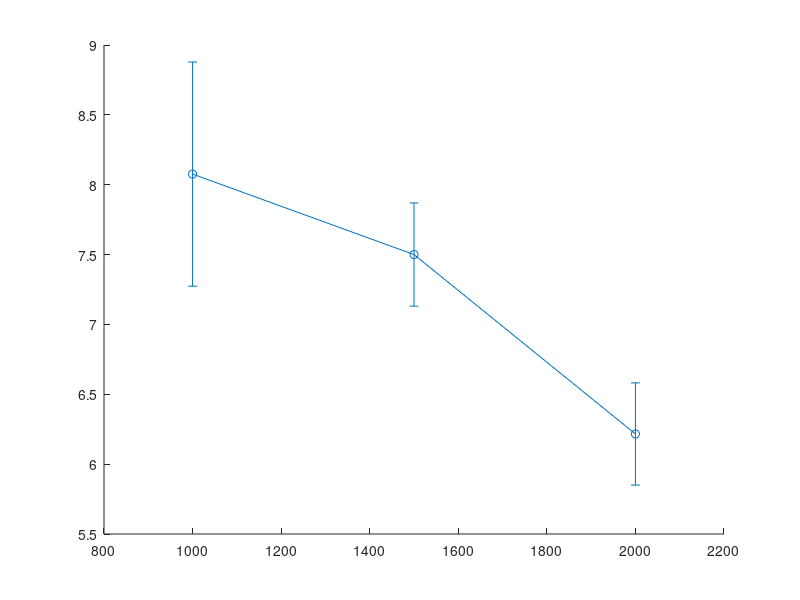

Reproduce this figure in MATLAB. (Note: this script raises an error after producing the figure.)
clear all;
color_matrix = colormap;
markers = {'+-','o-','*-','.-','x-','s-','d-','^-','v-','>-','<-','p-','h-'};
markersize = 6; % 3 is best for tikz
linewidth = 1.2;
close all hidden;
%% LT RX
%%dectime	rxtime	totrxpck droppck	rxpck	uselesspck PER_estimate PER	K_TB_SIZE N_TB_SIZE
%%dectime	rxtime	totrxpck droppck	rxpck	uselesspck PER_estimate PER	K_TB_SIZE N_TB_SIZE	faileddec
data_LT_rx=importdata('./data/data_LT_wifirx_hsnr.txt',' ');
Nmc=100; %number of Montecarlo trials for each tuple of PER-K-N
PERs=unique(data_LT_rx(:,8));
Ks=unique(data_LT_rx(:,9));
increments=unique(data_LT_rx(find(data_LT_rx(:,9)==Ks(1)),10))-Ks(1);
for i=1:length(PERs)
    for j=1:length(Ks)
        for k=1:length(increments)
		data_PER_K_N_rx=[];
		data_PER_K_N_rx=data_LT_rx(find(data_LT_rx(:,8)==PERs(i) & data_LT_rx(:,9)==Ks(j) & data_LT_rx(:,10)==(Ks(j)+increments(k))),:);
		dectime_LT(i,j,k)=mean(data_PER_K_N_rx(:,1));
		dectime_LT_std(i,j,k)=std(data_PER_K_N_rx(:,1));
		rxtime_LT(i,j,k)=mean(data_PER_K_N_rx(:,2));
		rxtime_LT_std(i,j,k)=std(data_PER_K_N_rx(:,2));
		totrxpck_LT(i,j,k)=mean(data_PER_K_N_rx(:,3));
		totrxpck_LT_std(i,j,k)=std(data_PER_K_N_rx(:,3));
		droppck_LT(i,j,k)=mean(data_PER_K_N_rx(:,4));
		droppck_std(i,j,k)=std(data_PER_K_N_rx(:,4));
		rxpck_LT(i,j,k)=mean(data_PER_K_N_rx(:,5));
		rxpck_LT_std(i,j,k)=std(data_PER_K_N_rx(:,5));
		uselesspck_LT(i,j,k)=mean(data_PER_K_N_rx(:,6));
		uselesspck_LT_std(i,j,k)=std(data_PER_K_N_rx(:,6));
		PER_estimate_LT(i,j,k)=mean(data_PER_K_N_rx(:,7));
		PER_estimate_LT_std(i,j,k)=std(data_PER_K_N_rx(:,7));
		end
    end
end

%% LT TX
%sent infile time goodput throughput	PER_estimate PER	K_TB_SIZE	N_TB_SIZE
data_LT_tx=importdata('./data/data_LT_wifitx_hsnr.txt',' ');
PERs=unique(data_LT_tx(:,7));
Ks=unique(data_LT_tx(:,8));
increments=unique(data_LT_tx(find(data_LT_tx(:,8)==Ks(1)),9))-Ks(1);

for i=1:length(PERs)
    for j=1:length(Ks)
        for k=1:length(increments)
            data_PER_K_N_tx=[];
            data_PER_K_N_tx=data_LT_tx(find(data_LT_tx(:,7)==PERs(i) & data_LT_tx(:,8)==Ks(j) & data_LT_tx(:,9)==(Ks(j)+increments(k))),:);
            sent_LT(i,j,k)=mean(data_PER_K_N_tx(:,1));
            sent_LT_std(i,j,k)=std(data_PER_K_N_tx(:,1));
			time_LT(i,j,k)=mean(data_PER_K_N_tx(:,3));
			time_LT_std(i,j,k)=std(data_PER_K_N_tx(:,3));
			efficiency_LT(i,j,k)=mean(data_PER_K_N_tx(:,4)./data_PER_K_N_tx(:,5));
			efficiency_LT_std(i,j,k)=std(data_PER_K_N_tx(:,4)./data_PER_K_N_tx(:,5));
			goodput_LT(i,j,k)=mean(data_PER_K_N_tx(:,4));
			goodput_LT_std(i,j,k)=std(data_PER_K_N_tx(:,4));
			throughput_LT(i,j,k)=mean(data_PER_K_N_tx(:,5));
			throughput_LT_std(i,j,k)=std(data_PER_K_N_tx(:,5));
			PER_estimate_LT(i,j,k)=mean(data_PER_K_N_tx(:,6));
			PER_estimate_LT_std(i,j,k)=std(data_PER_K_N_tx(:,6));
		end
    end
end

n_meas = size(data_PER_K_N_rx, 1);

figure()
title('Goodput on Wi-Fi connection');
for j=1:length(Ks)
	errorbar(increments, squeeze(goodput_LT(:,j,:)), 1.96*squeeze(goodput_LT_std(:,j,:))./sqrt(n_meas), markers{mod(j, numel(markers)) + 1}, 'Color', color_matrix(mod(j*10, size(color_matrix, 1)) + 1,:), ...
		'LineWidth', linewidth, 'MarkerSize', markersize)
	hold all;	
end
xlabel('N-K');
ylabel('Mbit/s');
str=[cellstr(num2str((Ks), 'K=%-d'))']';
for i=1:length(str(:,1))
	str_legend(i)=cellstr(strjoin(str(i,:)));
end
legend(str_legend');

figure()
title('Efficiency on Wi-Fi connection');
for j=1:length(Ks)
	errorbar(increments, squeeze(efficiency_LT(:,j,:)), 1.96*squeeze(efficiency_LT_std(:,j,:))./sqrt(n_meas), markers{mod(j, numel(markers)) + 1}, 'Color', color_matrix(mod(j*10, size(color_matrix, 1)) + 1,:), ...
		'LineWidth', linewidth, 'MarkerSize', markersize)
	hold all;	
end
xlabel('N-K');
%ylabel('Mbit/s');
str=[cellstr(num2str((Ks), 'K=%-d'))']';
for i=1:length(str(:,1))
	str_legend(i)=cellstr(strjoin(str(i,:)));
end
legend(str_legend');

figure()
title('Goodput on Wi-Fi connection');
for j=1:length(Ks)
	plot(increments, squeeze(goodput_LT(:,j,:)), markers{mod(j, numel(markers)) + 1}, 'Color', color_matrix(mod(j*10, size(color_matrix, 1)) + 1,:), ...
		'LineWidth', linewidth, 'MarkerSize', markersize)
	hold all;	
end
xlabel('N-K');
ylabel('Mbit/s');
str=[cellstr(num2str((Ks), 'K=%-d'))']';
for i=1:length(str(:,1))
	str_legend(i)=cellstr(strjoin(str(i,:)));
end
legend(str_legend');
